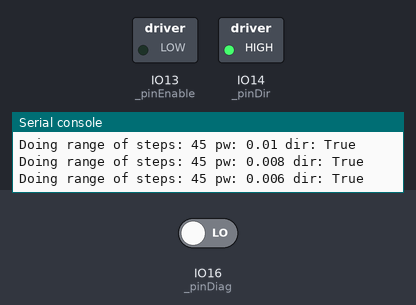
Simulated run of this program. Board: ESP32 board running CircuitPython. Parts: switched loads named in the program (green lamp = pin HIGH), the last lines printed to the serial console. Inputs (shaded band) come from the test bench; at power-on: IO16 (_pinDiag) LOW. Pins used as bus, display or sensor lines are not drawn.

Above: at 0.4 s.
At 5.0 s:
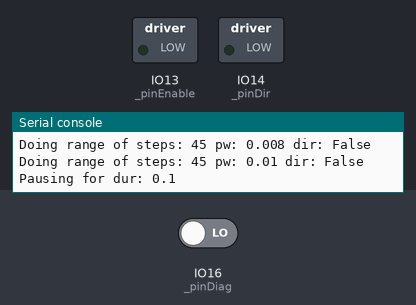
Timing chart, 0 to 7.6 s (numbered marks = the images above):
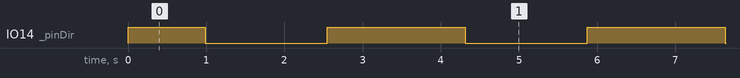

The program:

stepper_tmc2209_agitator.py
```python
# The Liberty Christian Stepper Motor Library for CircuitPython
import digitalio
import board
import time
import asyncio
import pwmio

class StepperAgitator:
    def __init__(self, *args):

        print("Initting Agitator Stepper library...")
        self._pinEnablePin = board.IO13
        self._pinDirPin = board.IO14
        self._pinStepPin = board.IO15
        self._pinDiagPin = board.IO16

        self._minPulseWidth = 0.00055 #0.001 #0.00055

        # open pins
        self._pinEnable = digitalio.DigitalInOut(self._pinEnablePin)
        self._pinEnable.direction = digitalio.Direction.OUTPUT
        self._pinDir = digitalio.DigitalInOut(self._pinDirPin)
        self._pinDir.direction = digitalio.Direction.OUTPUT
        self._pinStep = digitalio.DigitalInOut(self._pinStepPin)
        self._pinStep.direction = digitalio.Direction.OUTPUT
        self._pinDiag = digitalio.DigitalInOut(self._pinDiagPin)
        self._pinDiag.direction = digitalio.Direction.INPUT

        # ensure disabled since GND=on and default state of pin is GND, thus drive would be on
        self.disable()

        # ensure fwd
        self.fwd()

        # For our async spin method, let's create a boolean that we can watch
        # so if it becomes True, we can exit the async process
        self._isAsyncSpinning = False

        # print vals of pins on init
        self.dump()

        # Set the force stop to false so we keep our rockAsyncTask running from the get go
        # Set to true to force exit the infinite loop
        self._isAsyncForceStop = False

    def dump(self):
        # print vals of pins on init
        print("---DUMP----")
        print("Enable:", self._pinEnable.value)
        print("Dir:", self._pinDir.value)
        print("Step:", self._pinStep.value)
        print("Diag:", self._pinDiag.value)
        print("-------")

    def step(self):

        # print("Stepping...")
        self._pinStep.value = True
        time.sleep(self._minPulseWidth)
        self._pinStep.value = False
        time.sleep(self._minPulseWidth)

    def steps(self, cnt):
        print("Stepping", cnt, "steps...")
        for i in range(cnt):
            self.step()
        print("Done stepping", cnt, "steps")

    # Do steps, but enable/disable as part of it
    def stepsEnDis(self, cnt):
        self.enable()
        print("Enabling. Stepping", cnt, "steps...")
        for i in range(cnt):
            self.step()
        self.disable()
        print("Disabled. Done stepping", cnt, "steps")

    def enable(self):
        # Enable Motor Outputs (GND=on, VIO=off)
        # enable driver
        self._pinEnable.value = False
        # self._pinEnable.pull = digitalio.Pull.DOWN
        print("Enabled")

    def disable(self):
        # Enable Motor Outputs (GND=on, VIO=off)
        # enable driver
        self._pinEnable.value = True
        # self._pinEnable.pull = digitalio.Pull.UP
        print("Disabled")

    def getDir(self):
        return self._pinDir.value

    def dir(self, d):
        if self._pinDir.value != d:
            print("Setting dir to:", d)
            self._pinDir.value = d

    def fwd(self):
        if self._pinDir.value != True:
            print("Going fwd")
            self._pinDir.value = True

    def rev(self):
        if self._pinDir.value != False:
            print("Going rev")
            self._pinDir.value = False

    def setMinPulseWidth(self, seconds):
        print("Set min pulse width:", seconds)
        self._minPulseWidth = seconds

    def deinit(self):
        self._pinEnable.deinit()
        self._pinDir.deinit()
        self._pinStep.deinit()
        self._pinDiag.deinit()
        print("Deinitted")

    def rockAsyncStop(self):
        self._isAsyncSpinning = False

    def rockAsyncStart(self):
        self._isAsyncSpinning = True

    def rockAsyncForceStop(self):
        self._isAsyncForceStop = True

    async def rockAsyncTask(self):
        """This method starts an infinite loop task to rock the stepper motor. Rocking the motor
        means we start pointing down on the flapper, then move forward 45 degrees fwd, then move
        back (rev) to start. Then move reverse 45 degrees. Then move back to start. This should
        happen in sync with each pick up of a marble by the scoopers.
        It does not actually rock the motor when first called, rather just starts the watch loop.
        To start rocking the motor, call rockAsyncStart(). To stop rocking the motor, call
        rockAsyncStop()."""

        print("Starting infinite async rocker task...")

        self._isAsyncForceStop = False

        # This stepper motor is 1.8deg per step
        # That means 360/1.8 = 200 steps per revolution
        # 45 degrees = 45/1.8 = 25 steps
        # We are at 8 microsteps, so multiply all by 8
        # 45 degrees = 45/1.8 = 25 steps * 8 = 200

        # We need some variables for speed/accel
        # ramp = []
        # Start accel from base position to pos 45 deg
        ramp = [
            {'pause':True, 'dur':0.1},
            {'pw':0.01, 'steps':45, 'dir':True},  # Fwd
            {'pw':0.008, 'steps':45, 'dir':True},
            {'pw':0.006, 'steps':45, 'dir':True},
            # max speed
            {'pw':0.004, 'steps':45*3, 'dir':True},
            {'pw':0.004, 'steps':45*3, 'dir':True},
            # Slow down to end of 1st 45 degree swing
            {'pw':0.006, 'steps':45, 'dir':True},
            {'pw':0.008, 'steps':45, 'dir':True},
            {'pw':0.01, 'steps':45, 'dir':True},
            # Pause at top of 45 deg
            {'pause':True, 'dur':0.1},
            # Start accel back towards base
            {'pw':0.01, 'steps':45, 'dir':False}, # Rev
            {'pw':0.008, 'steps':45, 'dir':False},
            {'pw':0.006, 'steps':45, 'dir':False},
            # max speed
            {'pw':0.004, 'steps':45*3, 'dir':False},
            {'pw':0.004, 'steps':45*3, 'dir':False},
            # Slow down to end of 1st 45 degree swing back to base
            {'pw':0.006, 'steps':45, 'dir':False},
            {'pw':0.008, 'steps':45, 'dir':False},
            {'pw':0.01, 'steps':45, 'dir':False},
            # Pause at base
            {'pause':True, 'dur':0.1},
            # Start accel from base position to neg 45 deg
            {'pw':0.01, 'steps':45, 'dir':False}, # Fwd
            {'pw':0.008, 'steps':45, 'dir':False},
            {'pw':0.006, 'steps':45, 'dir':False},
            # max speed
            {'pw':0.004, 'steps':45*3, 'dir':False},
            {'pw':0.004, 'steps':45*3, 'dir':False},
            # Slow down to end of 1st 45 degree swing
            {'pw':0.006, 'steps':45, 'dir':False},
            {'pw':0.008, 'steps':45, 'dir':False},
            {'pw':0.01, 'steps':45, 'dir':False},
            # Pause at top of neg 45 deg
            {'pause':True, 'dur':0.1},
            # Start accel back towards base
            {'pw':0.01, 'steps':45, 'dir':True}, # Rev
            {'pw':0.008, 'steps':45, 'dir':True},
            {'pw':0.006, 'steps':45, 'dir':True},
            # max speed
            {'pw':0.004, 'steps':45*3, 'dir':True},
            {'pw':0.004, 'steps':45*3, 'dir':True},
            # Slow down to end of 2nd 45 degree swing back to base
            {'pw':0.006, 'steps':45, 'dir':True},
            {'pw':0.008, 'steps':45, 'dir':True},
            {'pw':0.01, 'steps':45, 'dir':True},
            # Pause at base
            {'pause':True, 'dur':0.2}
        ]
        # # Continue loop...

        # Loop index variable
        liv = 0

        while True and self._isAsyncForceStop == False:

            # print("in while loop of rockAsyncTask. isAsyncSpinning:", self._isAsyncSpinning, "liv:", liv, "ramp[liv]:", ramp[liv])

            # each time through loop we should check if they want to start or stop steps
            if self._isAsyncSpinning:

                # Let's see if we're in a pause mode or a step mode
                if 'pause' in ramp[liv]:

                    # They want a pause
                    print("Pausing for dur:", ramp[liv]['dur'])
                    await asyncio.sleep(ramp[liv]['dur'])

                else:

                    # They want a step move. We are given steps so do a range
                    print("Doing range of steps:", ramp[liv]['steps'], "pw:", ramp[liv]['pw'], "dir:", ramp[liv]['dir'])

                    # Set the direction
                    self.dir(ramp[liv]['dir'])
                    # if ramp[liv].dir and :
                    #     self.fwd()
                    # else:
                    #     self.rev()

                    for x in range(ramp[liv]['steps']):

                        # print("doing a step")
                        # They want spin, so do a step
                        self._pinStep.value = True
                        # Let another task run for our pulsewidth
                        await asyncio.sleep(self._minPulseWidth)
                        # await asyncio.sleep(ramp[liv]['pw'] * 0.1)

                        self._pinStep.value = False
                        # Let another task run for our pulsewidth
                        await asyncio.sleep(ramp[liv]['pw'] * 0.1)

                        # during debug wait a long time
                        # await asyncio.sleep(2)

                # Increment loop index variable
                liv += 1

                # See if we went past end of array
                if liv >= len(ramp):
                    print("Going back to start of ramp array. liv:", liv)
                    liv = 0

            else:
                # print("not doing a step")

                # They don't want spin so skip and yield to other events
                # wait a decent amount of time to not overload the system
                await asyncio.sleep(0.1)

        # They want to fully exit this infinite loop
        print("Exiting the rockAsyncTask infinite loop")


    async def rockAsyncExitTimer(self, duration):
        print("Starting rock timer")
        self.rockAsyncStart()
        await asyncio.sleep(duration) # don't forget the await
        self.rockAsyncStop()  # This just stops the steps from executing, not the infinite loop
        self.rockAsyncForceStop() # This forces the infinite loop to exit
        print("Ended rock timer")


# Test Code

async def testAsyncRock():
    print("Testing agitator async spin")
    s = StepperAgitator()
    s.enable()
    # start spinning
    rock_task = asyncio.create_task(s.rockAsyncTask())
    # spin for 5 seconds
    exit_task = asyncio.create_task(s.rockAsyncExitTimer(60*10))

    await asyncio.gather(rock_task, exit_task)

    print("Disabling stepper and deinnitting.")
    s.disable()
    s.deinit()

# test()
asyncio.run(testAsyncRock())
```

Measured:
- by itself, IO14 (_pinDir): repeats every 3.3 s: LOW 1.6 s, HIGH 1.8 s
